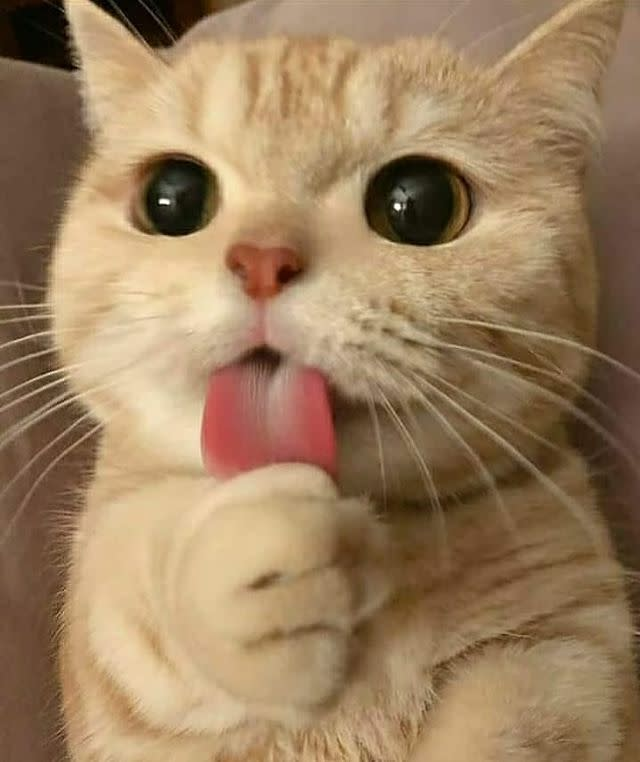
#> input picture images/test.jpg, 640 x 762 px
$ python sketch.py
#> lines starting #> are read from the running program, lines starting #| are printed output that depends on the picture
import cv2
import os

# Get absolute path to image
current_dir = os.path.dirname(os.path.abspath(__file__))
image_path = os.path.join(current_dir, "..", "images", "test.jpg")

print("Loading image from:")
print(image_path)

image = cv2.imread(image_path)
#> image is the input picture: shape (762, 640, 3); mean B, G, R 94.8, 127.9, 156.5

if image is None:
    print("ERROR: Image could not be loaded.")
    exit()

gray = cv2.cvtColor(image, cv2.COLOR_BGR2GRAY)
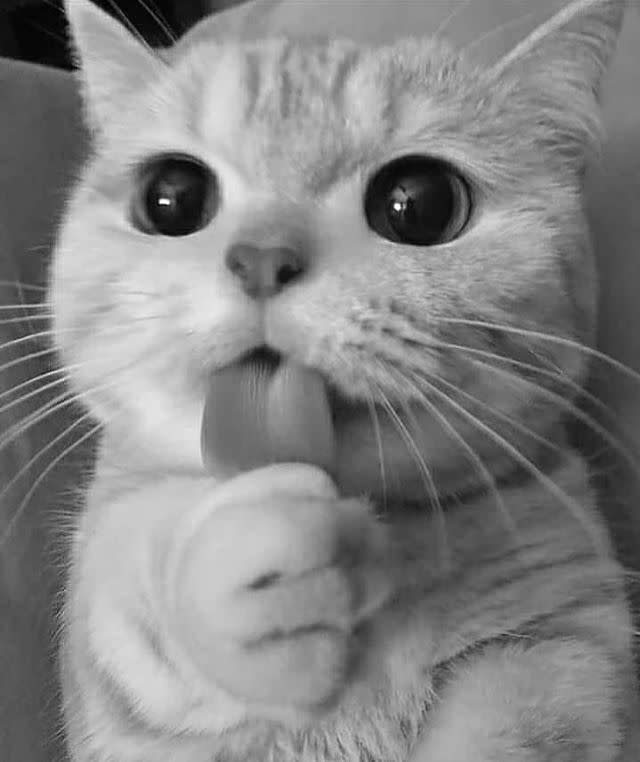
#> gray: shape (762, 640); min 0, max 254, mean 132.7

edges = cv2.Canny(gray, 100, 200)
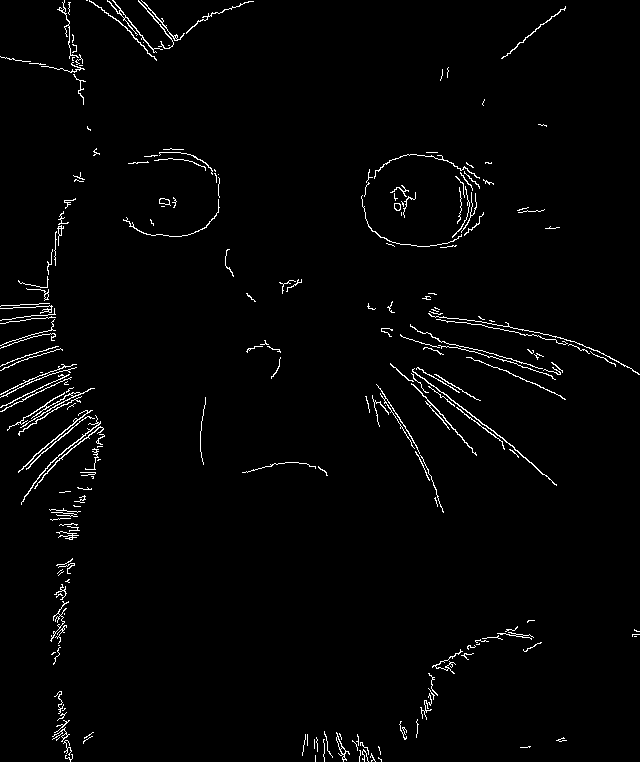
#> edges: shape (762, 640); 1.9% white in thin lines or dots

output_path = os.path.join(current_dir, "..", "outputs", "sketch.jpg")

cv2.imwrite(output_path, edges)

print("Sketch created successfully!")
print("Saved to:", output_path)
